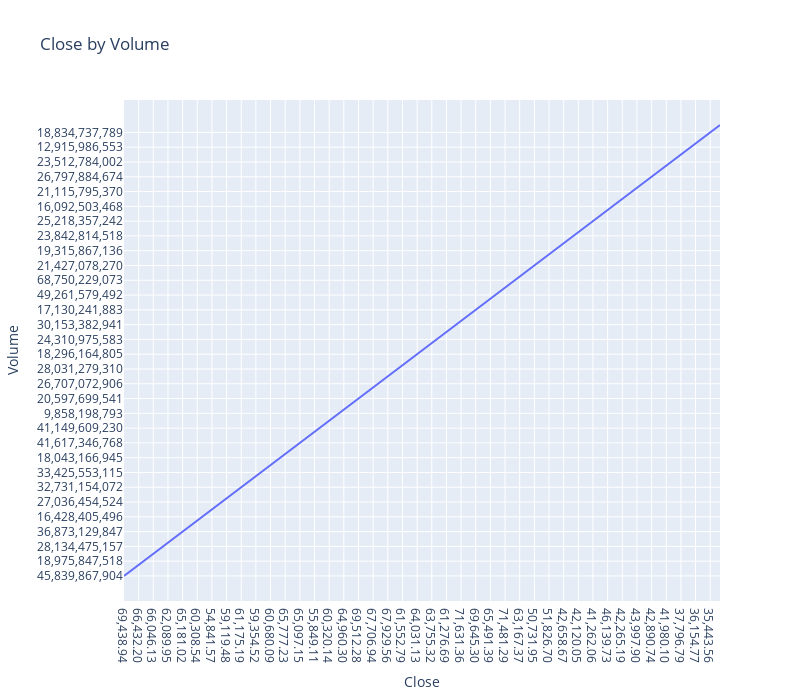

This figure's notebook cell:
### Code cell
px.line(b_df,
    x='Close',
    y="Volume",
    title='Close by Volume',
    width=800,
    height=700)

### Figure 1 — Plotly figure (JSON) as saved in the notebook; plotly's stock layout.template omitted (floating-point values rounded to 4 significant figures; data arrays with more than 128 entries replaced by an {"elided": "..."} marker saying what was removed)
{"data": [{"hovertemplate": "Close=%{x}<br>Volume=%{y}<extra></extra>", "legendgroup": "", "line": {"color": "#636efa", "dash": "solid"}, "marker": {"symbol": "circle"}, "mode": "lines", "name": "", "orientation": "v", "showlegend": false, "x": {"elided": "367 str values"}, "xaxis": "x", "y": {"elided": "367 str values"}, "yaxis": "y", "type": "scatter"}], "layout": {"xaxis": {"anchor": "y", "domain": [0.0, 1.0], "title": {"text": "Close"}}, "yaxis": {"anchor": "x", "domain": [0.0, 1.0], "title": {"text": "Volume"}}, "legend": {"tracegroupgap": 0}, "title": {"text": "Close by Volume"}, "height": 700, "width": 800}}
